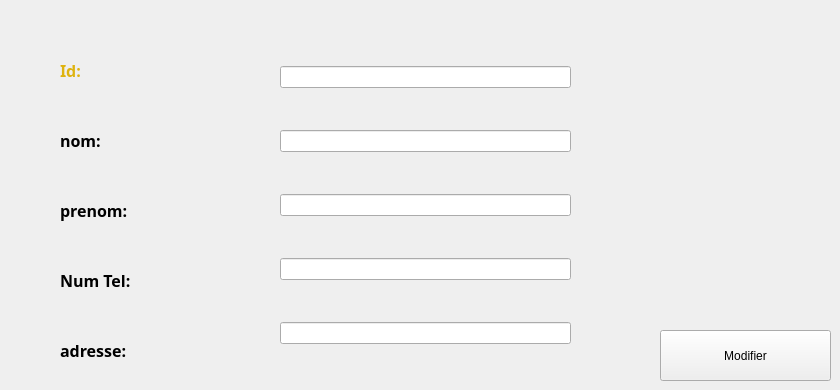
    <widget class="QWidget" name="tab_4">
     <attribute name="title">
      <string>Modifier cilent</string>
     </attribute>
     <widget class="QLabel" name="labelmodifierDimension">
      <property name="geometry">
       <rect>
        <x>60</x>
        <y>120</y>
        <width>201</width>
        <height>41</height>
       </rect>
      </property>
      <property name="font">
       <font>
        <family>Arial Black</family>
        <pointsize>12</pointsize>
        <weight>75</weight>
        <bold>true</bold>
       </font>
      </property>
      <property name="text">
       <string>nom:</string>
      </property>
     </widget>
     <widget class="QLabel" name="labelmodifieretat">
      <property name="geometry">
       <rect>
        <x>60</x>
        <y>190</y>
        <width>201</width>
        <height>41</height>
       </rect>
      </property>
      <property name="font">
       <font>
        <family>Arial Black</family>
        <pointsize>12</pointsize>
        <weight>75</weight>
        <bold>true</bold>
       </font>
      </property>
      <property name="text">
       <string>prenom:</string>
      </property>
     </widget>
     <widget class="QWidget" name="verticalLayoutWidget_2">
      <property name="geometry">
       <rect>
        <x>280</x>
        <y>30</y>
        <width>291</width>
        <height>351</height>
       </rect>
      </property>
      <layout class="QVBoxLayout" name="verticalLayout_2">
       <item>
        <widget class="QLineEdit" name="lineEdit_id_mod">
         <property name="text">
          <string/>
         </property>
        </widget>
       </item>
       <item>
        <widget class="QLineEdit" name="lineEdit_nomMod"/>
       </item>
       <item>
        <widget class="QLineEdit" name="lineEditprenomMod"/>
       </item>
       <item>
        <widget class="QLineEdit" name="lineEdit_numtelMod"/>
       </item>
       <item>
        <widget class="QLineEdit" name="lineEditadressMod"/>
       </item>
      </layout>
     </widget>
     <widget class="QLabel" name="labelModifVille">
      <property name="geometry">
       <rect>
        <x>60</x>
        <y>260</y>
        <width>201</width>
        <height>41</height>
       </rect>
      </property>
      <property name="font">
       <font>
        <family>Arial Black</family>
        <pointsize>12</pointsize>
        <weight>75</weight>
        <bold>true</bold>
       </font>
      </property>
      <property name="text">
       <string>Num Tel:</string>
      </property>
     </widget>
     <widget class="QLabel" name="labelModifplan">
      <property name="geometry">
       <rect>
        <x>60</x>
        <y>330</y>
        <width>201</width>
        <height>41</height>
       </rect>
      </property>
      <property name="font">
       <font>
        <family>Arial Black</family>
        <pointsize>12</pointsize>
        <weight>75</weight>
        <bold>true</bold>
       </font>
      </property>
      <property name="text">
       <string>adresse:</string>
      </property>
     </widget>
     <widget class="QLabel" name="labelmodifierID">
      <property name="geometry">
       <rect>
        <x>60</x>
        <y>50</y>
        <width>201</width>
        <height>41</height>
       </rect>
      </property>
      <property name="palette">
       <palette>
        <active>
         <colorrole role="WindowText">
          <brush brushstyle="SolidPattern">
           <color alpha="255">
            <red>222</red>
            <green>179</green>
            <blue>15</blue>
           </color>
          </brush>
         </colorrole>
         <colorrole role="Button">
          <brush brushstyle="SolidPattern">
           <color alpha="255">
            <red>96</red>
            <green>96</green>
            <blue>96</blue>
           </color>
          </brush>
         </colorrole>
         <colorrole role="Text">
          <brush brushstyle="SolidPattern">
           <color alpha="255">
            <red>222</red>
            <green>179</green>
            <blue>15</blue>
           </color>
          </brush>
         </colorrole>
         <colorrole role="ButtonText">
          <brush brushstyle="SolidPattern">
           <color alpha="255">
            <red>222</red>
            <green>179</green>
            <blue>15</blue>
           </color>
          </brush>
         </colorrole>
         <colorrole role="Base">
          <brush brushstyle="SolidPattern">
           <color alpha="255">
            <red>96</red>
            <green>96</green>
            <blue>96</blue>
           </color>
          </brush>
         </colorrole>
         <colorrole role="Window">
          <brush brushstyle="SolidPattern">
           <color alpha="255">
            <red>96</red>
            <green>96</green>
            <blue>96</blue>
           </color>
          </brush>
         </colorrole>
         <colorrole role="PlaceholderText">
          <brush brushstyle="NoBrush">
           <color alpha="128">
            <red>222</red>
            <green>179</green>
            <blue>15</blue>
           </color>
          </brush>
         </colorrole>
        </active>
        <inactive>
         <colorrole role="WindowText">
          <brush brushstyle="SolidPattern">
           <color alpha="255">
            <red>222</red>
            <green>179</green>
            <blue>15</blue>
           </color>
          </brush>
         </colorrole>
         <colorrole role="Button">
          <brush brushstyle="SolidPattern">
           <color alpha="255">
            <red>96</red>
            <green>96</green>
            <blue>96</blue>
           </color>
          </brush>
         </colorrole>
         <colorrole role="Text">
          <brush brushstyle="SolidPattern">
           <color alpha="255">
            <red>222</red>
            <green>179</green>
            <blue>15</blue>
           </color>
          </brush>
         </colorrole>
         <colorrole role="ButtonText">
          <brush brushstyle="SolidPattern">
           <color alpha="255">
            <red>222</red>
            <green>179</green>
            <blue>15</blue>
           </color>
          </brush>
         </colorrole>
         <colorrole role="Base">
          <brush brushstyle="SolidPattern">
           <color alpha="255">
            <red>96</red>
            <green>96</green>
            <blue>96</blue>
           </color>
          </brush>
         </colorrole>
         <colorrole role="Window">
          <brush brushstyle="SolidPattern">
           <color alpha="255">
            <red>96</red>
            <green>96</green>
            <blue>96</blue>
           </color>
          </brush>
         </colorrole>
         <colorrole role="PlaceholderText">
          <brush brushstyle="NoBrush">
           <color alpha="128">
            <red>222</red>
            <green>179</green>
            <blue>15</blue>
           </color>
          </brush>
         </colorrole>
        </inactive>
        <disabled>
         <colorrole role="WindowText">
          <brush brushstyle="SolidPattern">
           <color alpha="255">
            <red>222</red>
            <green>179</green>
            <blue>15</blue>
           </color>
          </brush>
         </colorrole>
         <colorrole role="Button">
          <brush brushstyle="SolidPattern">
           <color alpha="255">
            <red>96</red>
            <green>96</green>
            <blue>96</blue>
           </color>
          </brush>
         </colorrole>
         <colorrole role="Text">
          <brush brushstyle="SolidPattern">
           <color alpha="255">
            <red>222</red>
            <green>179</green>
            <blue>15</blue>
           </color>
          </brush>
         </colorrole>
         <colorrole role="ButtonText">
          <brush brushstyle="SolidPattern">
           <color alpha="255">
            <red>222</red>
            <green>179</green>
            <blue>15</blue>
           </color>
          </brush>
         </colorrole>
         <colorrole role="Base">
          <brush brushstyle="SolidPattern">
           <color alpha="255">
            <red>96</red>
            <green>96</green>
            <blue>96</blue>
           </color>
          </brush>
         </colorrole>
         <colorrole role="Window">
          <brush brushstyle="SolidPattern">
           <color alpha="255">
            <red>96</red>
            <green>96</green>
            <blue>96</blue>
           </color>
          </brush>
         </colorrole>
         <colorrole role="PlaceholderText">
          <brush brushstyle="NoBrush">
           <color alpha="128">
            <red>222</red>
            <green>179</green>
            <blue>15</blue>
           </color>
          </brush>
         </colorrole>
        </disabled>
       </palette>
      </property>
      <property name="font">
       <font>
        <family>Arial Black</family>
        <pointsize>12</pointsize>
        <weight>75</weight>
        <bold>true</bold>
       </font>
      </property>
      <property name="styleSheet">
       <string notr="true"/>
      </property>
      <property name="text">
       <string>Id:</string>
      </property>
     </widget>
     <widget class="QPushButton" name="pushButtonModifierhous">
      <property name="geometry">
       <rect>
        <x>660</x>
        <y>330</y>
        <width>171</width>
        <height>51</height>
       </rect>
      </property>
      <property name="text">
       <string>Modifier</string>
      </property>
     </widget>
    </widget>
